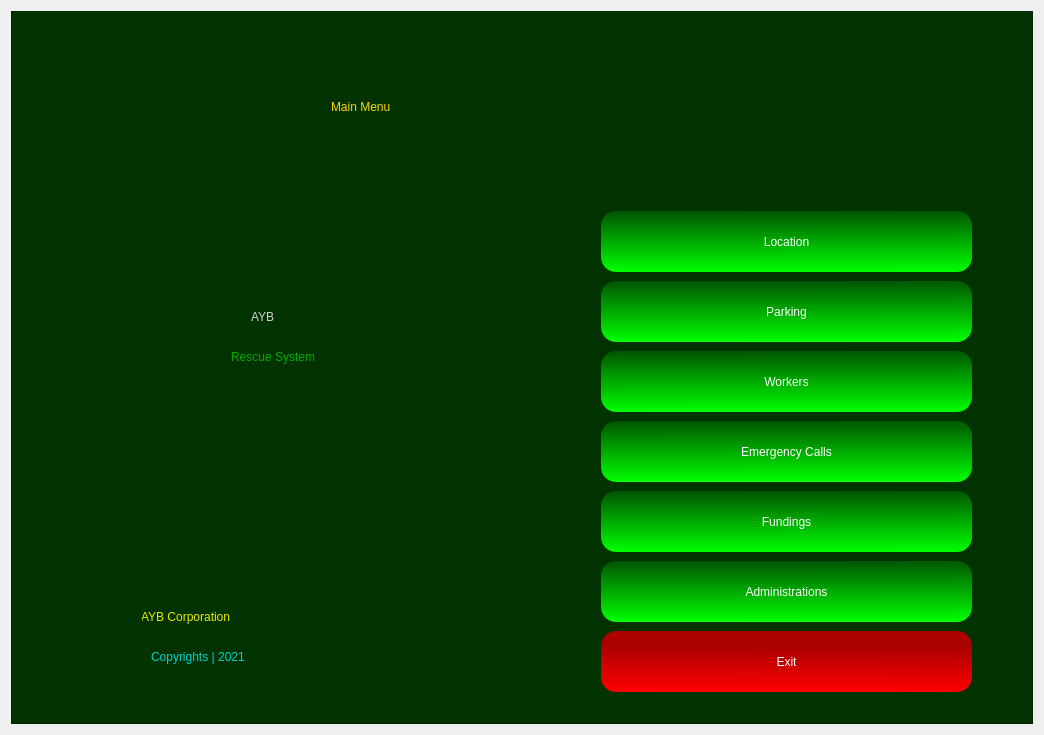
<?xml version="1.0" encoding="UTF-8"?>
<ui version="4.0">
 <class>Form</class>
 <widget class="QWidget" name="Form">
  <property name="geometry">
   <rect>
    <x>0</x>
    <y>0</y>
    <width>1044</width>
    <height>735</height>
   </rect>
  </property>
  <property name="windowTitle">
   <string>Form</string>
  </property>
  <layout class="QVBoxLayout" name="verticalLayout">
   <item>
    <widget class="QFrame" name="frame">
     <property name="styleSheet">
      <string notr="true">QFrame{

background-color: rgb(0, 51, 0);
color: rgb(0,255,0);

}
</string>
     </property>
     <property name="frameShape">
      <enum>QFrame::StyledPanel</enum>
     </property>
     <property name="frameShadow">
      <enum>QFrame::Raised</enum>
     </property>
     <widget class="QLabel" name="label_2">
      <property name="geometry">
       <rect>
        <x>70</x>
        <y>210</y>
        <width>211</width>
        <height>181</height>
       </rect>
      </property>
      <property name="styleSheet">
       <string notr="true">background-image: url(:/newPrefix/—Pngtree—red and black logo_5517319.png);</string>
      </property>
      <property name="text">
       <string/>
      </property>
      <property name="pixmap">
       <pixmap resource="mainLogo.qrc">:/newPrefix/—Pngtree—red and black logo_5517319.png</pixmap>
      </property>
      <property name="scaledContents">
       <bool>true</bool>
      </property>
     </widget>
     <widget class="QLabel" name="label_4">
      <property name="geometry">
       <rect>
        <x>240</x>
        <y>280</y>
        <width>191</width>
        <height>51</height>
       </rect>
      </property>
      <property name="styleSheet">
       <string notr="true">font: 87 36pt &quot;Arial Black&quot;;
color: rgb(207, 207, 207);</string>
      </property>
      <property name="text">
       <string>AYB</string>
      </property>
     </widget>
     <widget class="QLabel" name="label_3">
      <property name="geometry">
       <rect>
        <x>220</x>
        <y>330</y>
        <width>231</width>
        <height>31</height>
       </rect>
      </property>
      <property name="styleSheet">
       <string notr="true">font: 25 20pt &quot;Bahnschrift Light&quot;;
color: rgb(0, 170, 0);</string>
      </property>
      <property name="text">
       <string>Rescue System</string>
      </property>
     </widget>
     <widget class="QLabel" name="label_5">
      <property name="geometry">
       <rect>
        <x>320</x>
        <y>70</y>
        <width>361</width>
        <height>51</height>
       </rect>
      </property>
      <property name="styleSheet">
       <string notr="true">font: 87 36pt &quot;Arial Black&quot;;
color: rgb(255, 213, 0);</string>
      </property>
      <property name="text">
       <string>Main Menu</string>
      </property>
     </widget>
     <widget class="QPushButton" name="locationBtn">
      <property name="geometry">
       <rect>
        <x>590</x>
        <y>200</y>
        <width>371</width>
        <height>61</height>
       </rect>
      </property>
      <property name="styleSheet">
       <string notr="true">QPushButton{
background-color: qlineargradient(spread:pad, x1:0.498, y1:0, x2:0.507, y2:1, stop:0 rgba(0, 85, 0, 255), stop:1 rgba(0, 255, 0, 255));
border-radius:15px;
color: #FFF;
	font: 75 14pt &quot;Microsoft PhagsPa&quot;;

}

QPushButton:hover{

	background-color: rgb(0, 118, 0);
}</string>
      </property>
      <property name="text">
       <string>Location</string>
      </property>
     </widget>
     <widget class="QPushButton" name="workerBtn">
      <property name="geometry">
       <rect>
        <x>590</x>
        <y>340</y>
        <width>371</width>
        <height>61</height>
       </rect>
      </property>
      <property name="styleSheet">
       <string notr="true">QPushButton{
background-color: qlineargradient(spread:pad, x1:0.498, y1:0, x2:0.507, y2:1, stop:0 rgba(0, 85, 0, 255), stop:1 rgba(0, 255, 0, 255));
border-radius:15px;
color: #FFF;
	font: 75 14pt &quot;Microsoft PhagsPa&quot;;

}

QPushButton:hover{

	background-color: rgb(0, 118, 0);
}</string>
      </property>
      <property name="text">
       <string>Workers</string>
      </property>
     </widget>
     <widget class="QPushButton" name="parkingBtn">
      <property name="geometry">
       <rect>
        <x>590</x>
        <y>270</y>
        <width>371</width>
        <height>61</height>
       </rect>
      </property>
      <property name="styleSheet">
       <string notr="true">QPushButton{
background-color: qlineargradient(spread:pad, x1:0.498, y1:0, x2:0.507, y2:1, stop:0 rgba(0, 85, 0, 255), stop:1 rgba(0, 255, 0, 255));
border-radius:15px;
color: #FFF;
	font: 75 14pt &quot;Microsoft PhagsPa&quot;;

}

QPushButton:hover{

	background-color: rgb(0, 118, 0);
}</string>
      </property>
      <property name="text">
       <string>Parking</string>
      </property>
     </widget>
     <widget class="QPushButton" name="emergencyBtn">
      <property name="geometry">
       <rect>
        <x>590</x>
        <y>410</y>
        <width>371</width>
        <height>61</height>
       </rect>
      </property>
      <property name="styleSheet">
       <string notr="true">QPushButton{
background-color: qlineargradient(spread:pad, x1:0.498, y1:0, x2:0.507, y2:1, stop:0 rgba(0, 85, 0, 255), stop:1 rgba(0, 255, 0, 255));
border-radius:15px;
color: #FFF;
	font: 75 14pt &quot;Microsoft PhagsPa&quot;;

}

QPushButton:hover{

	background-color: rgb(0, 118, 0);
}</string>
      </property>
      <property name="text">
       <string>Emergency Calls</string>
      </property>
     </widget>
     <widget class="QPushButton" name="fundingBtn">
      <property name="geometry">
       <rect>
        <x>590</x>
        <y>480</y>
        <width>371</width>
        <height>61</height>
       </rect>
      </property>
      <property name="styleSheet">
       <string notr="true">QPushButton{
background-color: qlineargradient(spread:pad, x1:0.498, y1:0, x2:0.507, y2:1, stop:0 rgba(0, 85, 0, 255), stop:1 rgba(0, 255, 0, 255));
border-radius:15px;
color: #FFF;
	font: 75 14pt &quot;Microsoft PhagsPa&quot;;

}

QPushButton:hover{

	background-color: rgb(0, 118, 0);
}</string>
      </property>
      <property name="text">
       <string>Fundings</string>
      </property>
     </widget>
     <widget class="QPushButton" name="adminBtn">
      <property name="geometry">
       <rect>
        <x>590</x>
        <y>550</y>
        <width>371</width>
        <height>61</height>
       </rect>
      </property>
      <property name="styleSheet">
       <string notr="true">QPushButton{
background-color: qlineargradient(spread:pad, x1:0.498, y1:0, x2:0.507, y2:1, stop:0 rgba(0, 85, 0, 255), stop:1 rgba(0, 255, 0, 255));
border-radius:15px;
color: #FFF;
	font: 75 14pt &quot;Microsoft PhagsPa&quot;;

}

QPushButton:hover{

	background-color: rgb(0, 118, 0);
}</string>
      </property>
      <property name="text">
       <string>Administrations</string>
      </property>
     </widget>
     <widget class="QPushButton" name="exitBtn">
      <property name="geometry">
       <rect>
        <x>590</x>
        <y>620</y>
        <width>371</width>
        <height>61</height>
       </rect>
      </property>
      <property name="styleSheet">
       <string notr="true">QPushButton{
background-color: qlineargradient(spread:pad, x1:0.512, y1:0.238636, x2:0.493, y2:1, stop:0 rgba(170, 0, 0, 255), stop:1 rgba(255, 0, 0, 255));
border-radius:15px;
color: #FFF;
	font: 75 14pt &quot;Microsoft PhagsPa&quot;;

}

QPushButton:hover{

	background-color: rgb(138, 0, 0);
}</string>
      </property>
      <property name="text">
       <string>Exit</string>
      </property>
     </widget>
     <widget class="QLabel" name="label_6">
      <property name="geometry">
       <rect>
        <x>130</x>
        <y>590</y>
        <width>241</width>
        <height>31</height>
       </rect>
      </property>
      <property name="styleSheet">
       <string notr="true">font: 25 20pt &quot;Bahnschrift Light&quot;;
color: rgb(234, 234, 0);</string>
      </property>
      <property name="text">
       <string>AYB Corporation</string>
      </property>
     </widget>
     <widget class="QLabel" name="label_7">
      <property name="geometry">
       <rect>
        <x>80</x>
        <y>580</y>
        <width>51</width>
        <height>51</height>
       </rect>
      </property>
      <property name="styleSheet">
       <string notr="true">background-image: url(:/newPrefix/—Pngtree—red and black logo_5517319.png);</string>
      </property>
      <property name="text">
       <string/>
      </property>
      <property name="pixmap">
       <pixmap resource="mainLogo.qrc">:/newPrefix/—Pngtree—red and black logo_5517319.png</pixmap>
      </property>
      <property name="scaledContents">
       <bool>true</bool>
      </property>
     </widget>
     <widget class="QLabel" name="label_8">
      <property name="geometry">
       <rect>
        <x>140</x>
        <y>630</y>
        <width>241</width>
        <height>31</height>
       </rect>
      </property>
      <property name="styleSheet">
       <string notr="true">font: 25 12pt &quot;Bahnschrift Light&quot;;
color: rgb(0, 208, 208);</string>
      </property>
      <property name="text">
       <string>Copyrights | 2021</string>
      </property>
     </widget>
    </widget>
   </item>
  </layout>
 </widget>
 <resources>
  <include location="mainLogo.qrc"/>
  <include location="mainLogo.qrc"/>
 </resources>
 <connections/>
</ui>
